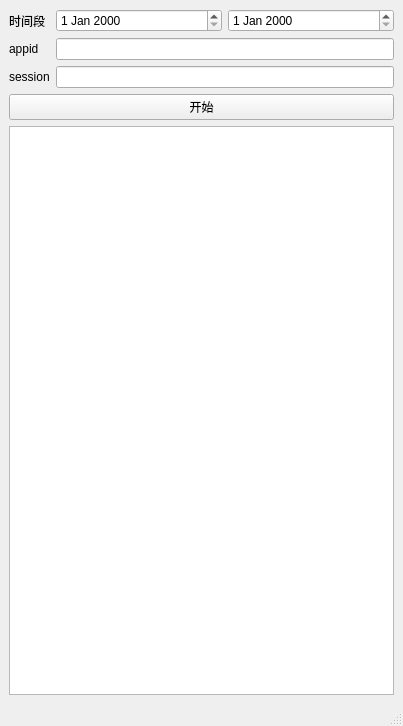
<?xml version="1.0" encoding="UTF-8"?>
<ui version="4.0">
 <class>MainWindow</class>
 <widget class="QMainWindow" name="MainWindow">
  <property name="geometry">
   <rect>
    <x>0</x>
    <y>0</y>
    <width>403</width>
    <height>726</height>
   </rect>
  </property>
  <property name="windowTitle">
   <string>微信小游戏采集</string>
  </property>
  <widget class="QWidget" name="centralwidget">
   <layout class="QHBoxLayout" name="horizontalLayout">
    <item>
     <layout class="QVBoxLayout" name="verticalLayout">
      <item>
       <layout class="QVBoxLayout" name="verticalLayout_2">
        <item>
         <layout class="QFormLayout" name="formLayout">
          <item row="2" column="0">
           <widget class="QLabel" name="label">
            <property name="midLineWidth">
             <number>0</number>
            </property>
            <property name="text">
             <string>session</string>
            </property>
           </widget>
          </item>
          <item row="2" column="1">
           <widget class="QLineEdit" name="lineEdit_session"/>
          </item>
          <item row="1" column="0">
           <widget class="QLabel" name="label_2">
            <property name="text">
             <string>appid</string>
            </property>
           </widget>
          </item>
          <item row="1" column="1">
           <widget class="QLineEdit" name="lineEdit_appid"/>
          </item>
          <item row="0" column="0">
           <widget class="QLabel" name="Label_2">
            <property name="text">
             <string>时间段</string>
            </property>
            <property name="alignment">
             <set>Qt::AlignLeading|Qt::AlignLeft|Qt::AlignVCenter</set>
            </property>
           </widget>
          </item>
          <item row="0" column="1">
           <layout class="QHBoxLayout" name="horizontalLayout_3">
            <item>
             <widget class="QDateEdit" name="DateEdit_start"/>
            </item>
            <item>
             <widget class="QDateEdit" name="DateEdit_end"/>
            </item>
           </layout>
          </item>
         </layout>
        </item>
       </layout>
      </item>
      <item>
       <layout class="QHBoxLayout" name="horizontalLayout_2">
        <item>
         <widget class="QPushButton" name="pushButton_run">
          <property name="text">
           <string>开始</string>
          </property>
         </widget>
        </item>
       </layout>
      </item>
      <item>
       <widget class="QPlainTextEdit" name="plainTextEdit_log"/>
      </item>
     </layout>
    </item>
   </layout>
  </widget>
  <widget class="QStatusBar" name="statusBar"/>
 </widget>
 <resources/>
 <connections/>
</ui>
